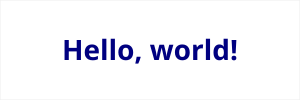

Generate this figure with Python:
"""Use jinja2 to template parts of an SVG.

It's pretty nice to use jinja for parameterized CSS or markup
fragments, then embed the rendered string into the svg-helpers tree
via `add_from_string` or by setting an element's `.text`.

"""

import jinja2

import svg_helpers

css_template = jinja2.Template("""
.title {
    font: bold {{ size }}px sans-serif;
    fill: {{ color }};
}
""")

text_template = jinja2.Template(
    '<text x="{{ x }}" y="{{ y }}" text-anchor="middle" class="title">'
    "Hello, {{ name }}!"
    "</text>"
)

svg = svg_helpers.make_svg(width=300, height=100)
svg.add_element("rect", width=300, height=100, fill="white", stroke="#eee")

# Render parameterized CSS into a <style> element's text content
style = svg.add_element("style")
style.text = css_template.render(size=28, color="navy")

# Render a parameterized text fragment and embed it as a parsed element
svg.add_from_string(text_template.render(x=150, y=60, name="world"))

svg.save("jinja_templates.svg")
